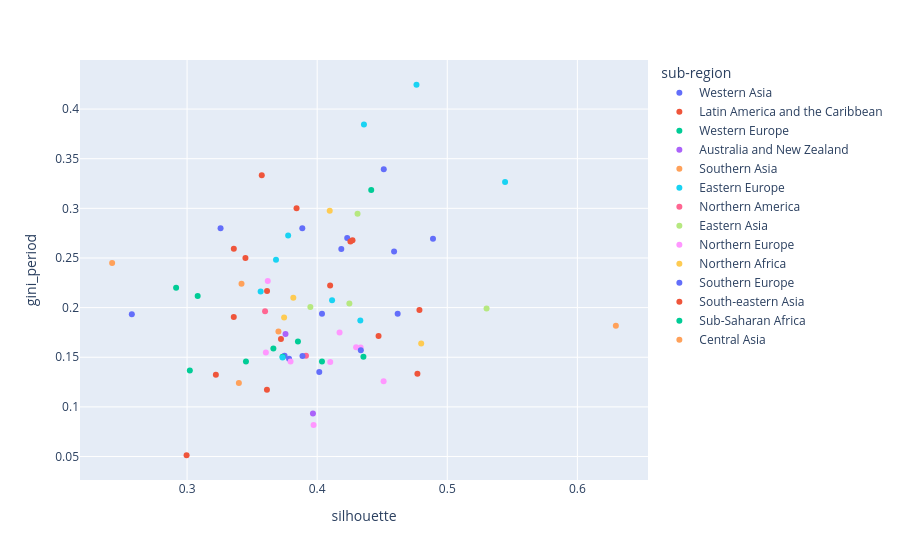

Here is the notebook cell this chart was saved with:
### Code cell
px.scatter(df_plot, x="silhouette", y="gini_period", hover_data=["alpha2", "name"], color="sub-region")

### Figure 1 — Plotly figure (JSON) as saved in the notebook; plotly's stock layout.template omitted (floating-point values rounded to 4 significant figures)
{"data": [{"customdata": [["AE", "United Arab Emirates"], ["AM", "Armenia"], ["IL", "Israel"], ["JO", "Jordan"], ["KW", "Kuwait"], ["LB", "Lebanon"], ["SA", "Saudi Arabia"], ["TR", "Türkiye"]], "hovertemplate": "sub-region=Western Asia<br>silhouette=%{x}<br>gini_period=%{y}<br>alpha2=%{customdata[0]}<br>name=%{customdata[1]}<extra></extra>", "legendgroup": "Western Asia", "marker": {"color": "#636efa", "symbol": "circle"}, "mode": "markers", "name": "Western Asia", "orientation": "v", "showlegend": true, "type": "scatter", "x": [0.3257, 0.4231, 0.3749, 0.2575, 0.3784, 0.3886, 0.4591, 0.4185], "xaxis": "x", "y": [0.28, 0.27, 0.1516, 0.1933, 0.1486, 0.28, 0.2564, 0.2591], "yaxis": "y"}, {"customdata": [["AR", "Argentina"], ["BR", "Brazil"], ["CL", "Chile"], ["CO", "Colombia"], ["CR", "Costa Rica"], ["CU", "Cuba"], ["MX", "Mexico"], ["PE", "Peru"], ["PR", "Puerto Rico"], ["VE", "Venezuela, Bolivarian Republic of"]], "hovertemplate": "sub-region=Latin America and the Caribbean<br>silhouette=%{x}<br>gini_period=%{y}<br>alpha2=%{customdata[0]}<br>name=%{customdata[1]}<extra></extra>", "legendgroup": "Latin America and the Caribbean", "marker": {"color": "#EF553B", "symbol": "circle"}, "mode": "markers", "name": "Latin America and the Caribbean", "orientation": "v", "showlegend": true, "type": "scatter", "x": [0.3615, 0.4271, 0.4786, 0.41, 0.3574, 0.477, 0.4472, 0.3721, 0.2996, 0.3359], "xaxis": "x", "y": [0.2168, 0.2679, 0.1977, 0.2222, 0.3333, 0.1333, 0.1714, 0.1685, 0.05128, 0.1905], "yaxis": "y"}, {"customdata": [["AT", "Austria"], ["BE", "Belgium"], ["CH", "Switzerland"], ["DE", "Germany"], ["FR", "France"], ["LU", "Luxembourg"], ["NL", "Netherlands, Kingdom of the"]], "hovertemplate": "sub-region=Western Europe<br>silhouette=%{x}<br>gini_period=%{y}<br>alpha2=%{customdata[0]}<br>name=%{customdata[1]}<extra></extra>", "legendgroup": "Western Europe", "marker": {"color": "#00cc96", "symbol": "circle"}, "mode": "markers", "name": "Western Europe", "orientation": "v", "showlegend": true, "type": "scatter", "x": [0.3734, 0.4037, 0.3663, 0.3081, 0.3021, 0.2916, 0.3852], "xaxis": "x", "y": [0.1505, 0.1458, 0.1587, 0.2117, 0.1367, 0.22, 0.1658], "yaxis": "y"}, {"customdata": [["AU", "Australia"], ["NZ", "New Zealand"]], "hovertemplate": "sub-region=Australia and New Zealand<br>silhouette=%{x}<br>gini_period=%{y}<br>alpha2=%{customdata[0]}<br>name=%{customdata[1]}<extra></extra>", "legendgroup": "Australia and New Zealand", "marker": {"color": "#ab63fa", "symbol": "circle"}, "mode": "markers", "name": "Australia and New Zealand", "orientation": "v", "showlegend": true, "type": "scatter", "x": [0.3967, 0.3757], "xaxis": "x", "y": [0.09329, 0.1735], "yaxis": "y"}, {"customdata": [["BD", "Bangladesh"], ["IN", "India"], ["IR", "Iran, Islamic Republic of"], ["PK", "Pakistan"]], "hovertemplate": "sub-region=Southern Asia<br>silhouette=%{x}<br>gini_period=%{y}<br>alpha2=%{customdata[0]}<br>name=%{customdata[1]}<extra></extra>", "legendgroup": "Southern Asia", "marker": {"color": "#FFA15A", "symbol": "circle"}, "mode": "markers", "name": "Southern Asia", "orientation": "v", "showlegend": true, "type": "scatter", "x": [0.3419, 0.2424, 0.3398, 0.3702], "xaxis": "x", "y": [0.224, 0.2449, 0.1241, 0.1759], "yaxis": "y"}, {"customdata": [["BG", "Bulgaria"], ["BY", "Belarus"], ["CZ", "Czechia"], ["HU", "Hungary"], ["PL", "Poland"], ["RO", "Romania"], ["RU", "Russian Federation"], ["SK", "Slovakia"], ["UA", "Ukraine"]], "hovertemplate": "sub-region=Eastern Europe<br>silhouette=%{x}<br>gini_period=%{y}<br>alpha2=%{customdata[0]}<br>name=%{customdata[1]}<extra></extra>", "legendgroup": "Eastern Europe", "marker": {"color": "#19d3f3", "symbol": "circle"}, "mode": "markers", "name": "Eastern Europe", "orientation": "v", "showlegend": true, "type": "scatter", "x": [0.3683, 0.3565, 0.4332, 0.3734, 0.5444, 0.3777, 0.4763, 0.4115, 0.4359], "xaxis": "x", "y": [0.2483, 0.2162, 0.1871, 0.1497, 0.3265, 0.2727, 0.4245, 0.2075, 0.3844], "yaxis": "y"}, {"customdata": [["CA", "Canada"], ["US", "United States of America"]], "hovertemplate": "sub-region=Northern America<br>silhouette=%{x}<br>gini_period=%{y}<br>alpha2=%{customdata[0]}<br>name=%{customdata[1]}<extra></extra>", "legendgroup": "Northern America", "marker": {"color": "#FF6692", "symbol": "circle"}, "mode": "markers", "name": "Northern America", "orientation": "v", "showlegend": true, "type": "scatter", "x": [0.3914, 0.3599], "xaxis": "x", "y": [0.1516, 0.1964], "yaxis": "y"}, {"customdata": [["CN", "China"], ["HK", "Hong Kong"], ["JP", "Japan"], ["KR", "Korea, Republic of"]], "hovertemplate": "sub-region=Eastern Asia<br>silhouette=%{x}<br>gini_period=%{y}<br>alpha2=%{customdata[0]}<br>name=%{customdata[1]}<extra></extra>", "legendgroup": "Eastern Asia", "marker": {"color": "#B6E880", "symbol": "circle"}, "mode": "markers", "name": "Eastern Asia", "orientation": "v", "showlegend": true, "type": "scatter", "x": [0.5302, 0.4248, 0.3948, 0.431], "xaxis": "x", "y": [0.199, 0.2041, 0.2007, 0.2944], "yaxis": "y"}, {"customdata": [["DK", "Denmark"], ["EE", "Estonia"], ["FI", "Finland"], ["GB", "United Kingdom of Great Britain and Northern Ireland"], ["IE", "Ireland"], ["LT", "Lithuania"], ["LV", "Latvia"], ["NO", "Norway"], ["SE", "Sweden"]], "hovertemplate": "sub-region=Northern Europe<br>silhouette=%{x}<br>gini_period=%{y}<br>alpha2=%{customdata[0]}<br>name=%{customdata[1]}<extra></extra>", "legendgroup": "Northern Europe", "marker": {"color": "#FF97FF", "symbol": "circle"}, "mode": "markers", "name": "Northern Europe", "orientation": "v", "showlegend": true, "type": "scatter", "x": [0.3795, 0.3605, 0.4511, 0.4172, 0.4334, 0.4299, 0.41, 0.3972, 0.362], "xaxis": "x", "y": [0.1458, 0.1548, 0.1259, 0.1749, 0.1599, 0.16, 0.1452, 0.08163, 0.2268], "yaxis": "y"}, {"customdata": [["DZ", "Algeria"], ["EG", "Egypt"], ["MA", "Morocco"], ["TN", "Tunisia"]], "hovertemplate": "sub-region=Northern Africa<br>silhouette=%{x}<br>gini_period=%{y}<br>alpha2=%{customdata[0]}<br>name=%{customdata[1]}<extra></extra>", "legendgroup": "Northern Africa", "marker": {"color": "#FECB52", "symbol": "circle"}, "mode": "markers", "name": "Northern Africa", "orientation": "v", "showlegend": true, "type": "scatter", "x": [0.3746, 0.3817, 0.48, 0.4096], "xaxis": "x", "y": [0.19, 0.2099, 0.1638, 0.2976], "yaxis": "y"}, {"customdata": [["ES", "Spain"], ["GR", "Greece"], ["HR", "Croatia"], ["IT", "Italy"], ["PT", "Portugal"], ["RS", "Serbia"], ["SI", "Slovenia"]], "hovertemplate": "sub-region=Southern Europe<br>silhouette=%{x}<br>gini_period=%{y}<br>alpha2=%{customdata[0]}<br>name=%{customdata[1]}<extra></extra>", "legendgroup": "Southern Europe", "marker": {"color": "#636efa", "symbol": "circle"}, "mode": "markers", "name": "Southern Europe", "orientation": "v", "showlegend": true, "type": "scatter", "x": [0.4512, 0.489, 0.4037, 0.4016, 0.4336, 0.4619, 0.3887], "xaxis": "x", "y": [0.3393, 0.2694, 0.1939, 0.1352, 0.1571, 0.1937, 0.1513], "yaxis": "y"}, {"customdata": [["ID", "Indonesia"], ["MY", "Malaysia"], ["PH", "Philippines"], ["SG", "Singapore"], ["TH", "Thailand"], ["VN", "Viet Nam"]], "hovertemplate": "sub-region=South-eastern Asia<br>silhouette=%{x}<br>gini_period=%{y}<br>alpha2=%{customdata[0]}<br>name=%{customdata[1]}<extra></extra>", "legendgroup": "South-eastern Asia", "marker": {"color": "#EF553B", "symbol": "circle"}, "mode": "markers", "name": "South-eastern Asia", "orientation": "v", "showlegend": true, "type": "scatter", "x": [0.3614, 0.4255, 0.3841, 0.3221, 0.3359, 0.3449], "xaxis": "x", "y": [0.1173, 0.2667, 0.3, 0.1325, 0.2593, 0.25], "yaxis": "y"}, {"customdata": [["KE", "Kenya"], ["NG", "Nigeria"], ["ZA", "South Africa"]], "hovertemplate": "sub-region=Sub-Saharan Africa<br>silhouette=%{x}<br>gini_period=%{y}<br>alpha2=%{customdata[0]}<br>name=%{customdata[1]}<extra></extra>", "legendgroup": "Sub-Saharan Africa", "marker": {"color": "#00cc96", "symbol": "circle"}, "mode": "markers", "name": "Sub-Saharan Africa", "orientation": "v", "showlegend": true, "type": "scatter", "x": [0.4355, 0.4415, 0.3453], "xaxis": "x", "y": [0.1504, 0.3184, 0.1458], "yaxis": "y"}, {"customdata": [["UZ", "Uzbekistan"]], "hovertemplate": "sub-region=Central Asia<br>silhouette=%{x}<br>gini_period=%{y}<br>alpha2=%{customdata[0]}<br>name=%{customdata[1]}<extra></extra>", "legendgroup": "Central Asia", "marker": {"color": "#FFA15A", "symbol": "circle"}, "mode": "markers", "name": "Central Asia", "orientation": "v", "showlegend": true, "type": "scatter", "x": [0.6296], "xaxis": "x", "y": [0.1818], "yaxis": "y"}], "layout": {"legend": {"title": {"text": "sub-region"}, "tracegroupgap": 0}, "margin": {"t": 60}, "xaxis": {"anchor": "y", "domain": [0, 1], "title": {"text": "silhouette"}}, "yaxis": {"anchor": "x", "domain": [0, 1], "title": {"text": "gini_period"}}}}
